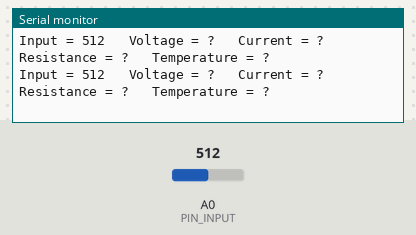
Bench run of a program on a simulated Arduino Nano, built with avr-gcc and run on an emulated ATmega328P. Parts: the last lines printed to the serial monitor. The inputs (shaded band) are chosen by the test bench; at power-on: A0 (PIN_INPUT) = 512.

Above: at 1.2 s.
1.3 s: A0 (PIN_INPUT) set to 108
At 1.49 s:
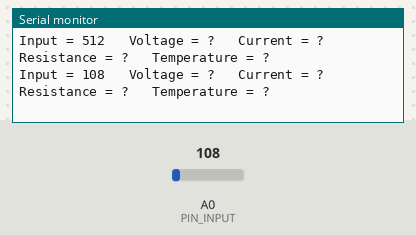
4.3 s: A0 (PIN_INPUT) set to 91
At 4.33 s:
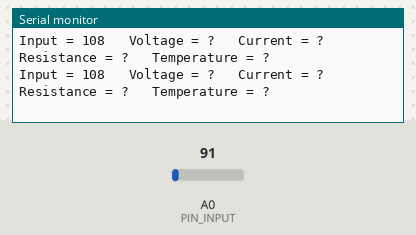
16.3 s: A0 (PIN_INPUT) set to 986
At 16.3 s:
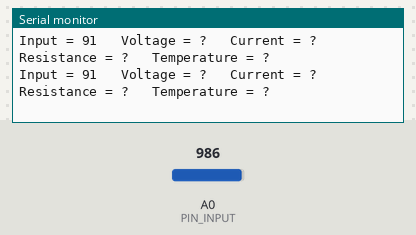
19.3 s: A0 (PIN_INPUT) set to 1007
At 19.37 s:
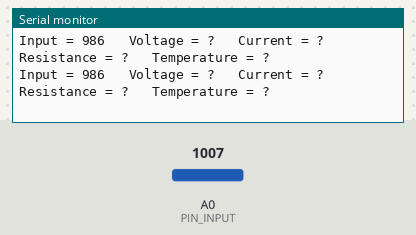
Timing chart, 0 to 22.3 s (numbered marks = the images above; inputs shaded):
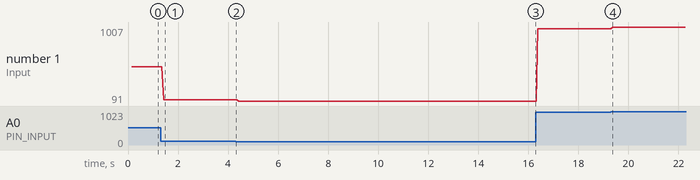

The program:

main.cpp
```cpp
#include <Arduino.h>
#include <PID_v1.h>
#include <stdio.h>

#define PIN_INPUT PIN_A0 // Left PT100
#define PIN_OUTPUT PIN6 // Left Mosfet (heater)
#define SCL PIN3
#define SDA PIN2

double setpoint, input, output;
double alpha = 0.00385; // ohm / deg (Celius)

// Controller Gains
double K_p=1, K_i=0, K_d=0;

// Create the controller
PID myPID(&input, &output, &setpoint, K_p, K_i, K_d, DIRECT);

void setup(){
  Serial.begin(9600);
  Serial.println("==================== Ultimaker Print Core cleaner ====================");
  Serial.println("--------------------     By Isak Åslund, CASE     --------------------");
  //initialize the variables we're linked to
  input = analogRead(PIN_INPUT);
  setpoint = 100; // Celcius

  //turn the PID on
  myPID.SetMode(AUTOMATIC);
}

void loop(){
  input = analogRead(PIN_INPUT);

  double voltage = input * 5 / 1023.0;
  double current = (5 - voltage) / 120.0;
  double res = voltage / current;
  double temp = (res/100 - 1) / alpha;


  //myPID.Compute();
  //analogWrite(PIN_OUTPUT, output);


  char buffer [200];
  sprintf(buffer, "Input = %d\t Voltage = %0.3f\t Current = %0.3f\t Resistance = %0.3f\t Temperature = %0.3f", (int) input, voltage, current, res, temp);
  Serial.println(buffer);

}
```

Measured:
- after the input at 1.3 s, the serial monitor: prints a new line after 0.12 s (image 1)
- plotted number 1: 512 → 108 after the input at 1.3 s, 108 → 91 after the input at 4.3 s, 91 → 986 after the input at 16.3 s, 986 → 1007 after the input at 19.3 s
